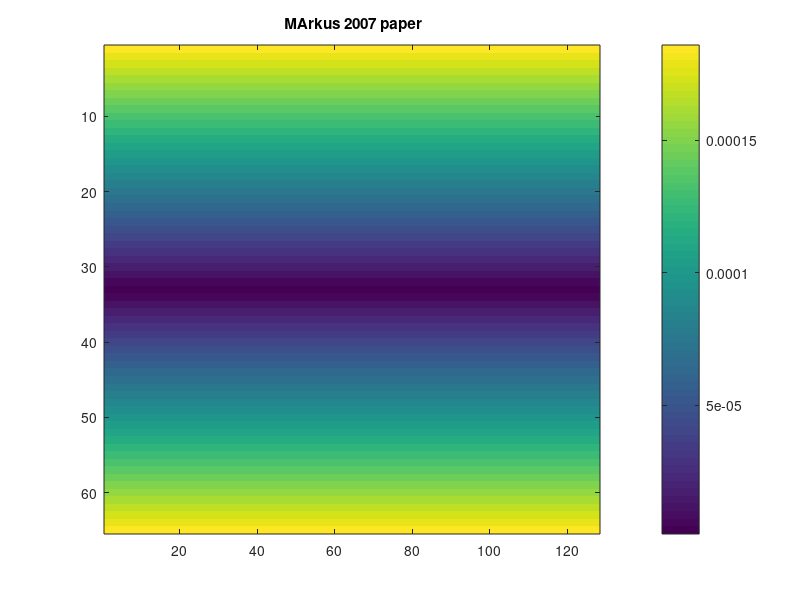
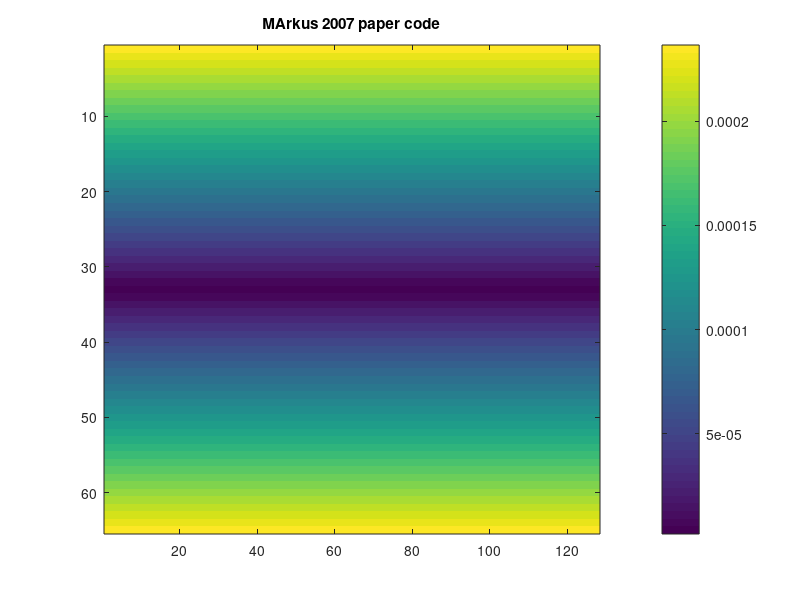
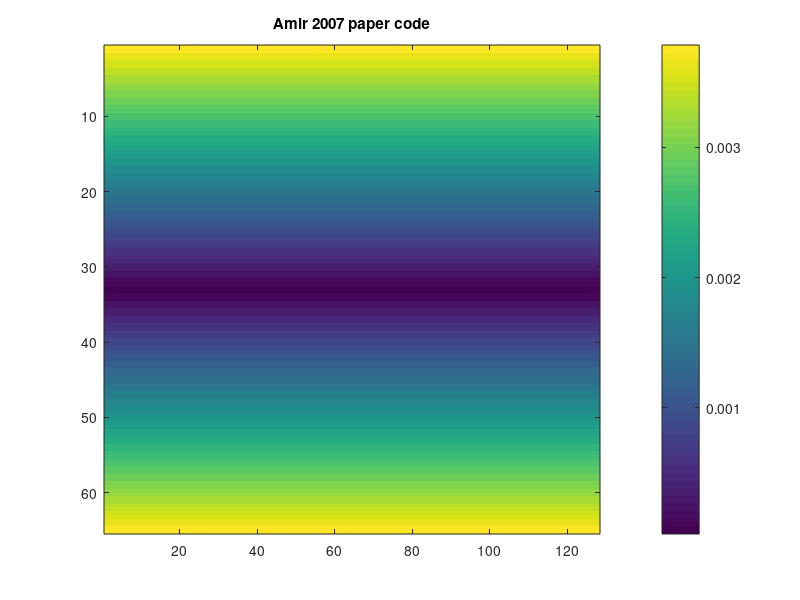

These figures' MATLAB source, in order:
clear 
clc


M = 128;   % Number of angles
N = 64;   % Number of points
TotalNoOfNodes = M*(N+1);

%% According to MArkus 2007 paper
W = pi*abs(-N/2:N/2)/(M*(N+1)^2);
W(N/2+1) = pi/(4*M*(N+1)^2);

Mat = ones(M,1)*W;
figure, imagesc(Mat')
colorbar
title(' MArkus 2007 paper')

%% Accordiung to code
Const_factor=M*(((N+1)/2.0)*((N+1)/2.0)+1.0/4.0);
W = abs(-N/2:N/2)/Const_factor;
W(N/2+1) = 1.0/4.0/Const_factor;

Mat = ones(M,1)*W;
figure, imagesc(Mat')
colorbar
title(' MArkus 2007 paper code ')

%% Amir
W =[];
W         = sqrt(abs(-N/2:N/2)/2)/(N+1);    % Fourier based preconditioner from Amir's 2001 paper Fast Slant Slack
W(N/2+1)  = sqrt(1/8)/(N+1);


Mat = ones(M,1)*W; 
figure, imagesc(Mat'.* Mat')
colorbar
title(' Amir 2007 paper code ')
